Frame 1 (no input): blank canvas, image omitted
Frame 60 (the mouse pressed at the canvas centre just before this capture): blank canvas, image omitted
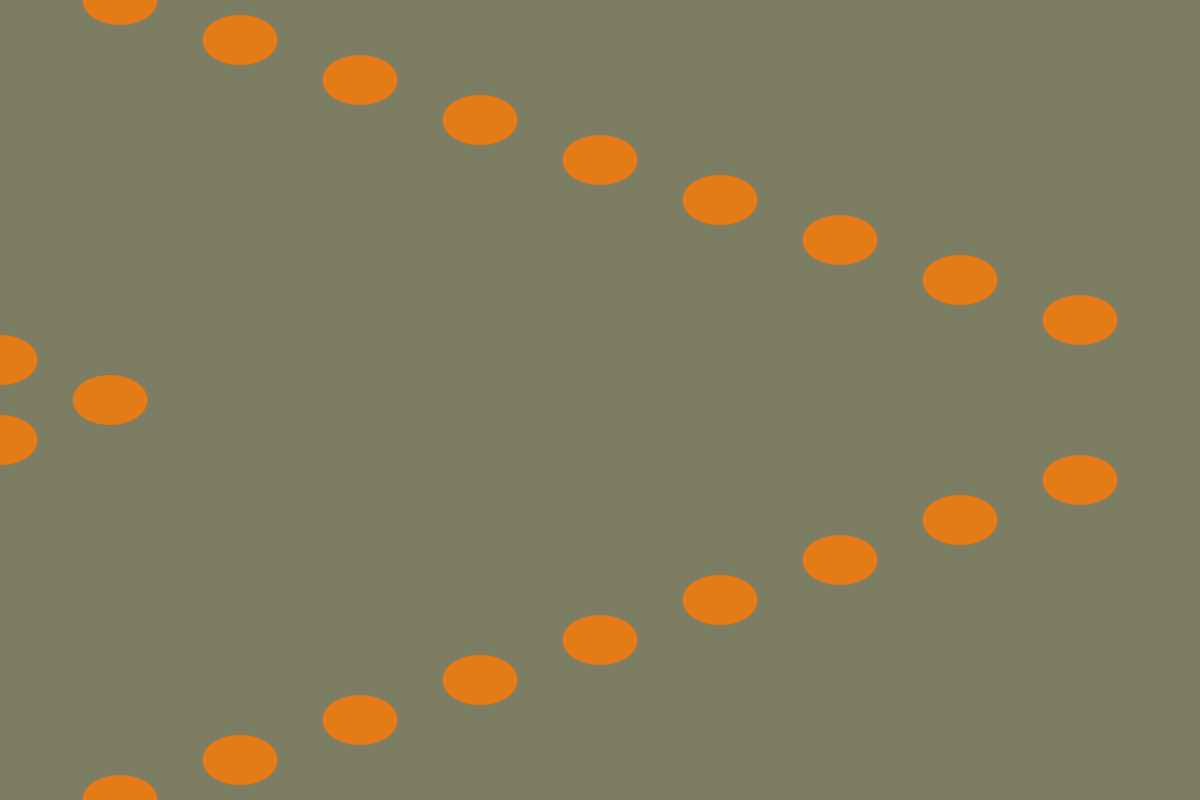
Frame 120 (the mouse held since frame 60 and released just before this capture)

The Processing sketch whose frames 1 and 60 were blank and that drew this single picture after the mouse press (run headless with seeded random() and noise(); from frame 60 on, the mouse is pressed at the canvas centre):

// Processing sketch: processing_95871
// ── processing_95871.pde

// Circles, these are the circle objects that will form the moving ellipses
Circle Circle1;
Circle Circle2;
Circle Circle3;
Circle Circle4;
Circle Circle5;
Circle Circle6;
Circle Circle7;
Circle Circle8;
Circle Circle9;
Circle Circle10;
Circle Circle11;
Circle Circle12;
Circle Circle13;
Circle Circle14;
Circle Circle15;
Circle Circle16;
Circle Circle17;
Circle Circle18;
Circle Circle19;
Circle Circle20;
Circle Circle21;
float bgcol = 125; //this initializes a variable for one of the background colour values

void setup() {     //setting up the sketch window
  size(1200,800);  //Size of the window
  smooth();        //Anti-aliasing

  //The parameters for the circle objects go inside the parenthesis which will be called from the constructor arguments below.
  Circle1 = new Circle(color(255,123,0,200),0,0,1); 
  Circle2 = new Circle(color(255,123,0,200),0,40,2);
  Circle3 = new Circle(color(255,123,0,200),0,80,3);
  Circle4 = new Circle(color(255,123,0,200),0,120,4);
  Circle5 = new Circle(color(255,123,0,200),0,160,5); 
  Circle6 = new Circle(color(255,123,0,200),0,200,6);
  Circle7 = new Circle(color(255,123,0,200),0,240,7);
  Circle8 = new Circle(color(255,123,0,200),0,280,8);
  Circle9 = new Circle(color(255,123,0,200),0,320,9); 
  Circle10 = new Circle(color(255,123,0,200),0,360,10);
  Circle11 = new Circle(color(255,123,0,200),0,400,11);
  Circle12 = new Circle(color(255,123,0,200),0,440,10);
  Circle13 = new Circle(color(255,123,0,200),0,480,9); 
  Circle14 = new Circle(color(255,123,0,200),0,520,8);
  Circle15 = new Circle(color(255,123,0,200),0,560,7);
  Circle16 = new Circle(color(255,123,0,200),0,600,6);
  Circle17 = new Circle(color(255,123,0,200),0,640,5);
  Circle18 = new Circle(color(255,123,0,200),0,680,4);
  Circle19 = new Circle(color(255,123,0,200),0,720,3);
  Circle20 = new Circle(color(255,123,0,200),0,760,2);
  Circle21 = new Circle(color(255,123,0,200),0,800,1);
}
//The main draw method
void draw() { 
  background(125,bgcol,100); //setting the background colour
  
  //the "circle.display/drive will call the drive and display methods below,
  //the display method will place the ellipses, the drive method will then move it to its new coordinates.
  Circle1.drive();
  Circle1.display();
  Circle2.drive();
  Circle2.display();
  Circle3.drive();
  Circle3.display();
  Circle4.drive();
  Circle4.display();
  Circle5.drive();
  Circle5.display();
  Circle6.drive();
  Circle6.display();
  Circle7.drive();
  Circle7.display();
  Circle8.drive();
  Circle8.display();
  Circle9.drive();
  Circle9.display();
  Circle10.drive();
  Circle10.display();
  Circle11.drive();
  Circle11.display();
  Circle12.drive();
  Circle12.display();
  Circle13.drive();
  Circle13.display();
  Circle14.drive();
  Circle14.display();
  Circle15.drive();
  Circle15.display();
  Circle16.drive();
  Circle16.display();
  Circle17.drive();
  Circle17.display();
  Circle18.drive();
  Circle18.display();
  Circle19.drive();
  Circle19.display();
  Circle20.drive();
  Circle20.display();
  Circle21.drive();
  Circle21.display();

 
}
// Even though there are multiple circle objects, only one class is needed. 
class Circle { 
  color c;       //variable for the colour of the circles
  float xpos;    //the X posistion
  float ypos;    //the Y posistion
  float xspeed;  //the speed at which the ellipses move
  float speedmult = 1;  //the speed multiplier(to be controlled with left/right keys)
 

  //the circle constructor is defined with arguments, which is the order that the parameters are in the objects above.
  Circle(color tempC, float tempXpos, float tempYpos, float tempXspeed) { 
    c = tempC;
    xpos = tempXpos;
    ypos = tempYpos;
    xspeed = tempXspeed;
  }

  void display() { //the display method that is called in the main draw method
    noStroke();    //turning the stroke off
    fill(c);       //setting the fill to the colour variable
    ellipseMode(CENTER);  //centering the ellipses on their coordinates
    ellipse(xpos,ypos,mouseX/8,mouseY/8);  //the size of the ellipses is determined by the position of the mouse
   
  }

  void drive() {                      //the drive method that is called in the main draw method
    xpos = xpos +(xspeed*speedmult);  //this is what moves the X coordinates along
    if(xpos>=1200){                    
      xpos = 0;
      }                              //these if statements ensure that the ellipses move to the other
      if(xpos<0){                    //end of the window one they reach the extreme left or right edges.
        xpos = 1200;
      }  
    
  if(keyPressed) {                    //these if kepressed statements allow for the changing of the                   
    if (key == CODED) {               //speedmult variable which speeds the ellipses up, moving right when the value is positive and left when the value is negative
    if (keyCode == LEFT) {
          speedmult = speedmult-0.01; //using 0.01 makes the speed change more gradual than using whole numbers
          bgcol = bgcol-0.03;         //this makes the background change allong with the speed
        } 
    else if (keyCode == RIGHT) {
          speedmult = speedmult+0.01;
          bgcol = bgcol+0.03;
     } 
    } 
   }
  }
 }
      
  
